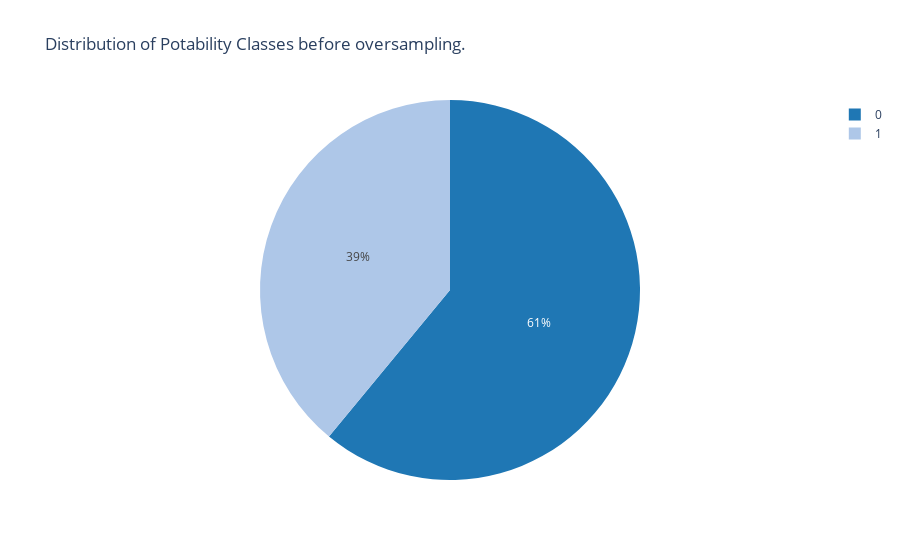

Here is the notebook cell this chart was saved with:
### Code cell
fig_before = px.pie(names=potability_counts.index,
values=potability_counts.values,
title='Distribution of Potability Classes before oversampling.',
labels={'names': 'Potability'})
# Update pie chart colors to blue.
fig_before.update_traces(marker=dict(colors=['#1f77b4', '#aec7e8']))
fig_before.show()

### Figure 1 — Plotly figure (JSON) as saved in the notebook; plotly's stock layout.template omitted (floating-point values rounded to 4 significant figures)
{"data": [{"domain": {"x": [0, 1], "y": [0, 1]}, "hovertemplate": "Potability=%{label}<br>value=%{value}<extra></extra>", "labels": [0, 1], "legendgroup": "", "marker": {"colors": ["#1f77b4", "#aec7e8"]}, "name": "", "showlegend": true, "type": "pie", "values": [1998, 1278]}], "layout": {"legend": {"tracegroupgap": 0}, "title": {"text": "Distribution of Potability Classes before oversampling."}}}
